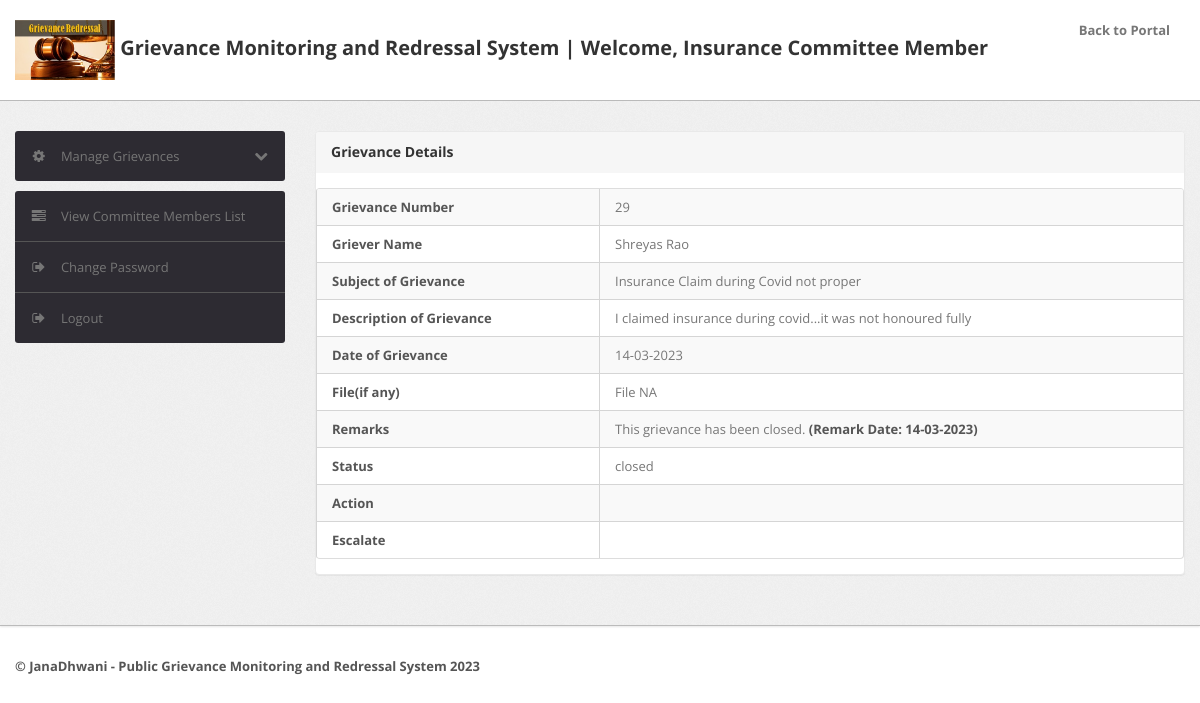
Screenshot of /member/grievance-details.php?cid=29 (signed in) with the database file from the repository.
### tables this page shows
CREATE TABLE `committee` (
  `id` int(11) NOT NULL,
  `committeeName` varchar(255) NOT NULL,
  `committeeDescription` tinytext NOT NULL,
  `loginName` varchar(255) NOT NULL,
  `password` varchar(255) NOT NULL,
  `email` varchar(255) DEFAULT NULL,
  `mobile` bigint(11) DEFAULT NULL,
  `postingDate` timestamp NOT NULL DEFAULT current_timestamp(),
  `updationDate` varchar(255) NOT NULL
);

CREATE TABLE `tblcomplaints` (
  `complaintNumber` int(11) NOT NULL,
  `userId` int(11) NOT NULL,
  `category` int(11) NOT NULL,
  `subject` varchar(2000) NOT NULL,
  `description` mediumtext NOT NULL,
  `file` varchar(255) DEFAULT NULL,
  `status` varchar(50) DEFAULT 'unprocessed',
  `regDate` timestamp NOT NULL DEFAULT current_timestamp(),
  `lastUpdationDate` timestamp NOT NULL DEFAULT '0000-00-00 00:00:00' ON UPDATE current_timestamp(),
  `remarks` varchar(1000) NOT NULL
);

CREATE TABLE `users` (
  `id` int(11) NOT NULL,
  `fullName` varchar(255) DEFAULT NULL,
  `userEmail` varchar(255) DEFAULT NULL,
  `password` varchar(255) DEFAULT NULL,
  `contactNo` bigint(11) DEFAULT NULL,
  `gender` varchar(10) NOT NULL,
  `address` varchar(500) NOT NULL,
  `regDate` timestamp NOT NULL DEFAULT current_timestamp(),
  `updationDate` timestamp NOT NULL DEFAULT current_timestamp() ON UPDATE current_timestamp()
);

CREATE TABLE `complaintremark` (
  `id` int(11) NOT NULL,
  `complaintNumber` int(11) NOT NULL,
  `status` varchar(255) NOT NULL,
  `remark` mediumtext NOT NULL,
  `remarkDate` timestamp NOT NULL DEFAULT current_timestamp()
);

### member/grievance-details.php (the view, shortened to what this page needs)
<?php
include('include/config.php');
if(strlen($_SESSION['alogin'])==0)
	{
header('location:index.php');
}
else{
$grievanceId=intval($_GET['cid']);
?>
<!DOCTYPE html>
<html lang="en">
<head>
	<link type="text/css" href="bootstrap/css/bootstrap.min.css" rel="stylesheet">
	<link type="text/css" href="bootstrap/css/bootstrap-responsive.min.css" rel="stylesheet">
	<link type="text/css" href="css/theme.css" rel="stylesheet">
	<link type="text/css" href="images/icons/css/font-awesome.css" rel="stylesheet">
</head>
<body>
<?php include('include/header.php');?>
	<div class="wrapper">
		<div class="container">
			<div class="row">
<?php include('include/sidebar.php');?>
			<div class="span9">
					<div class="content">
	<div class="module">
							<div class="module-head">
								<h3>Grievance Details</h3>
							</div>
							<div class="module-body table">
								<table cellpadding="0" cellspacing="0" border="0" class="datatable-1 table table-bordered table-striped	 display" width="100%">
									<tbody>
<?php
$query=mysqli_query($bd,"SELECT g.complaintNumber,u.fullName,g.subject,g.description,g.file,g.status,g.regDate FROM tblcomplaints g,`committee-category-mapping` m, committee com, users u where com.id='".$_SESSION['id']."' and m.committeeId=com.id and m.categoryId=g.category and u.id = g.userId and g.complaintNumber='$grievanceId'");
while($row=mysqli_fetch_array($query))
{
	$timestamp = strtotime($row['regDate']);
	$date = date('d-m-Y', $timestamp);
?>
										<tr>
											<td><b>Grievance Number</b></td>
											<td colspan="5"><?php echo htmlentities($row['complaintNumber']);?></td>
										</tr>
										<tr>
											<td><b>Griever Name</b></td>
											<td colspan="5"> <?php echo htmlentities($row['fullName']);?></td>
										</tr>
										<tr>
											<td><b>Subject of Grievance</b></td>
											<td colspan="5"> <?php echo htmlentities($row['subject']);?></td>
										</tr>
										<tr>
											<td><b>Description of Grievance</b></td>
											<td colspan="5"> <?php echo htmlentities($row['description']);?></td>
										</tr>
										<tr>
											<td><b>Date of Grievance</b></td>
											<td colspan="5"><?php echo htmlentities($date);?> </td>
										</tr>
										<tr>
											<td><b>File(if any) </b></td>
											<td colspan="5"> <?php $cfile=$row['file'];
if($cfile=="" || $cfile=="NULL")
{
  echo "File NA";
}
else{?>
<a href="javascript:void(0);" onClick="popUpWindow('../users/grievancedocs/<?php echo htmlentities($row['file']);?>');" title="View File">View File </a>
<?php } ?></td>
</tr>
<?php $ret=mysqli_query($bd,"select cr.remark,cr.remarkDate from complaintremark cr WHERE cr.complaintNumber='$grievanceId'");
while($rw=mysqli_fetch_array($ret))
{
	$timestamp = strtotime($rw['remarkDate']);
	$date = date('d-m-Y', $timestamp);
?>
<tr>
<td><b>Remarks</b></td>
<td colspan="5"><?php echo  htmlentities($rw['remark']); ?> <b>(Remark Date: <?php echo  htmlentities($date); ?>)</b></td>
</tr>
<?php }?>
<tr>
<td><b>Status</b></td>
											<td colspan="5"><?php if($row['status']=='unprocessed')
											{
											echo "Not Processed Yet";
} else {
										 echo htmlentities($row['status']);
										 }?></td>
										</tr>
										<tr>
											<td><b>Action</b></td>
											<td>
										</tr>
										<tr>
										<td><b>Escalate</b></td>
										<td>
										</tr>
										<?php  } ?>
								</table>
							</div>
						</div>
					</div>
				</div>
			</div>
		</div>
	</div>
<?php include('include/footer.php');?>
</body>
<?php } ?>

### member/include/header.php (shortened to what this page needs)
<div class="navbar navbar-fixed-top">
		<div class="navbar-inner">
			<div class="container">
			  	<a class="brand">
			  		<?php $query=mysqli_query($bd,"select * from committee where id='".$_SESSION['id']."'");
				while($row=mysqli_fetch_array($query))
				{
				?>
              	  <img src="http://localhost/gmrs/img/grievance.jpg" width="100" height="100" /> Grievance Monitoring and Redressal System | Welcome, <?php echo htmlentities($row['committeeName']);?> Committee Member
                  <?php } ?>
			  	</a>
			  	<div class="nav-collapse collapse navbar-inverse-collapse">
					<ul class="nav pull-right">
						<li><a href="http://localhost/gmrs/">
						Back to Portal
						</a></li>
					</ul>
				</div>
			</div>
		</div>
	</div>

### member/css/theme.css (style rules this page uses)
body { font-size: 13px; font-family: 'Open Sans', Arial, sans-serif; background: #fff; color: #777 }
h1, h2, h3, h4, h5, h6 { color: #333; margin-top: 0 }
h3 { font-size: 20px }
strong, b { color: #555 }
.wrapper { background: url(../images/bg.png) #eee; border-bottom: 1px solid #bbb; -webkit-box-shadow: 0 1px 2px rgba(0,0,0,0.1); -moz-box-shadow: 0 1px 2px rgba(0,0,0,0.1); box-shadow: 0 1px 2px rgba(0,0,0,0.1); padding: 30px 0 }
.module { background: #fff; -webkit-border-radius: 3px; -moz-border-radius: 3px; border-radius: 3px; border: 1px solid #ccc; border-bottom-color: #bbb; -webkit-box-shadow: 0 0 1px rgba(0,0,0,0.2); -moz-box-shadow: 0 0 1px rgba(0,0,0,0.2); box-shadow: 0 0 1px rgba(0,0,0,0.2); margin-bottom: 30px }
.navbar { position: static!important; margin: 0!important }
.navbar .navbar-inner { background: #fff; border-bottom: 1px solid #bbb; -webkit-box-shadow: 0 1px 2px rgba(0,0,0,0.15); -moz-box-shadow: 0 1px 2px rgba(0,0,0,0.15); box-shadow: 0 1px 2px rgba(0,0,0,0.15) }
.navbar .brand { color: #333; font-weight: bold; font-size: 20px; margin-right: 20px; padding: 20px }
.navbar .nav>li>a { padding: 20px 15px; font-weight: bold; color: #777 }
.table { margin-bottom: 0 }
.table th, .table td { border-color: #d5d5d5!important }
.table-bordered thead:first-child tr:first-child>th:first-child, .table-bordered tbody:first-child tr:first-child>td:first-child { -webkit-border-top-left-radius: 2px; -moz-border-radius-topleft: 2px; border-top-left-radius: 2px }
.table-bordered thead:first-child tr:first-child>th:last-child, .table-bordered tbody:first-child tr:first-child>td:last-child { -webkit-border-top-right-radius: 2px; -moz-border-radius-topright: 2px; border-top-right-radius: 2px }
.table-bordered thead:last-child tr:last-child>th:first-child, .table-bordered tbody:last-child tr:last-child>td:first-child, .table-bordered tfoot:last-child tr:last-child>td:first-child { -webkit-border-bottom-left-radius: 2px; -moz-border-radius-bottomleft: 2px; border-bottom-left-radius: 2px }
.table-bordered thead:last-child tr:last-child>th:last-child, .table-bordered tbody:last-child tr:last-child>td:last-child, .table-bordered tfoot:last-child tr:last-child>td:last-child { -webkit-border-bottom-right-radius: 2px; -moz-border-radius-bottomright: 2px; border-bottom-right-radius: 2px }
.module { box-shadow: 0 0 3px rgba(0,0,0,.1); border-color: #e9e9e9; margin-bottom: 20px; background-color: #fff; border-radius: 4px; -webkit-box-shadow: 0 1px 1px rgba(0,0,0,.05); box-shadow: 0 1px 1px rgba(0,0,0,.05); }
.module-head { color: #767676; background-color: #f6f6f6; border-color: #e9e9e9; padding: 10px 15px; border-bottom: 1px solid transparent; border-top-right-radius: 3px; border-top-left-radius: 3px; }
.module-head h3 { font-size: 14px; line-height: 20px; height: 20px; margin: 0 }
.module-body { padding: 15px }
.module-body.table { padding: 15px 0 }
.module-body.table .table th, .module-body.table .table td { padding-left: 15px; padding-right: 15px }

### rows the page displays
committee: committeeName "Insurance"
tblcomplaints: complaintNumber "29", userId.fullName "Shreyas Rao", subject "Insurance Claim during Covid not proper", description "I claimed insurance during covid...it was not honoured fully", regDate "14-03-2023", file "File NA", status "closed"
complaintremark: remark "This grievance has been closed.", remarkDate "14-03-2023"
